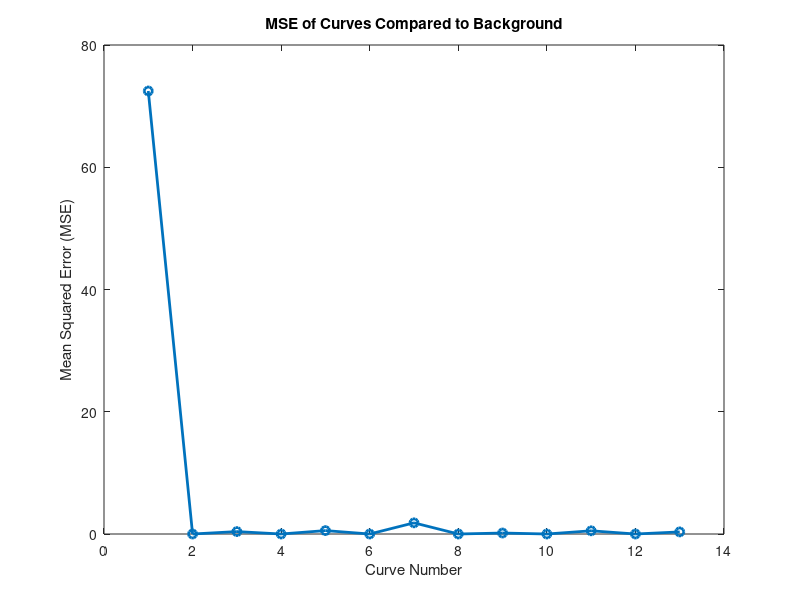

The MATLAB script that drew this image:
% loop through the different depths and find the average and std rates as a
% function of depth 
% Then for each channel that is changed, plot all these averages together
% in one plot (13 curves) 
% Also plot the MSE: find the average of all the curves and for each curve,
% find the MSE and plot the MSE as a function of curve number to determine
% the statistical significance of a given curve 

% MSE from background


% import background
background = load("curve_background.mat").mean_tot;

cd('curveanalysis2/')

% import all different curve data 
curve1 = load("raterat_1.00.mat").mean_tot; 
curve2 = load("raterat_2.00.mat").mean_tot; 
curve3 = load("raterat_3.00.mat").mean_tot; 
curve4 = load("raterat_4.00.mat").mean_tot; 
curve5 = load("raterat_5.00.mat").mean_tot; 
curve6 = load("raterat_6.00.mat").mean_tot; 
curve7 = load("raterat_7.00.mat").mean_tot; 
curve8 = load("raterat_8.00.mat").mean_tot; 
curve9 = load("raterat_9.00.mat").mean_tot; 
curve10 = load("raterat_10.00.mat").mean_tot; 
curve11 = load("raterat_11.00.mat").mean_tot; 
curve12 = load("raterat_12.00.mat").mean_tot; 
curve13 = load("raterat_13.00.mat").mean_tot; 

% Combine the curve data into a combined array
curveData = cat(1, curve1, curve2, curve3, curve4, curve5, ...
                curve6, curve7, curve8, curve9, curve10, ...
                curve11, curve12, curve13);


% find the MSE between each dataset and the background 
numCurves = 13; % Total number of curves
mseValues = zeros(numCurves, 1); % Initialize MSE array
mseValues_2 = zeros(7, 1); 
ind = 1; 
for i = 1:2:numCurves

    mseValues(i) = mean((curveData(i, :) - background).^2); % Calculate MSE for each curve

  
    mseValues_2(ind) = mean((curveData(i, :) - background).^2);
    ind = ind + 1; 
end
% plot the MSE against curve number (labeled chronologically from top to bottom 
figure; 
%semilogy((1:2:numCurves), mseValues_2, "-o", "LineWidth", 2); % Plot MSE against curve number
% hold on
plot((1:numCurves), mseValues, "-o", "LineWidth", 2); 
xlabel('Curve Number');
ylabel('Mean Squared Error (MSE)');

title('MSE of Curves Compared to Background');
